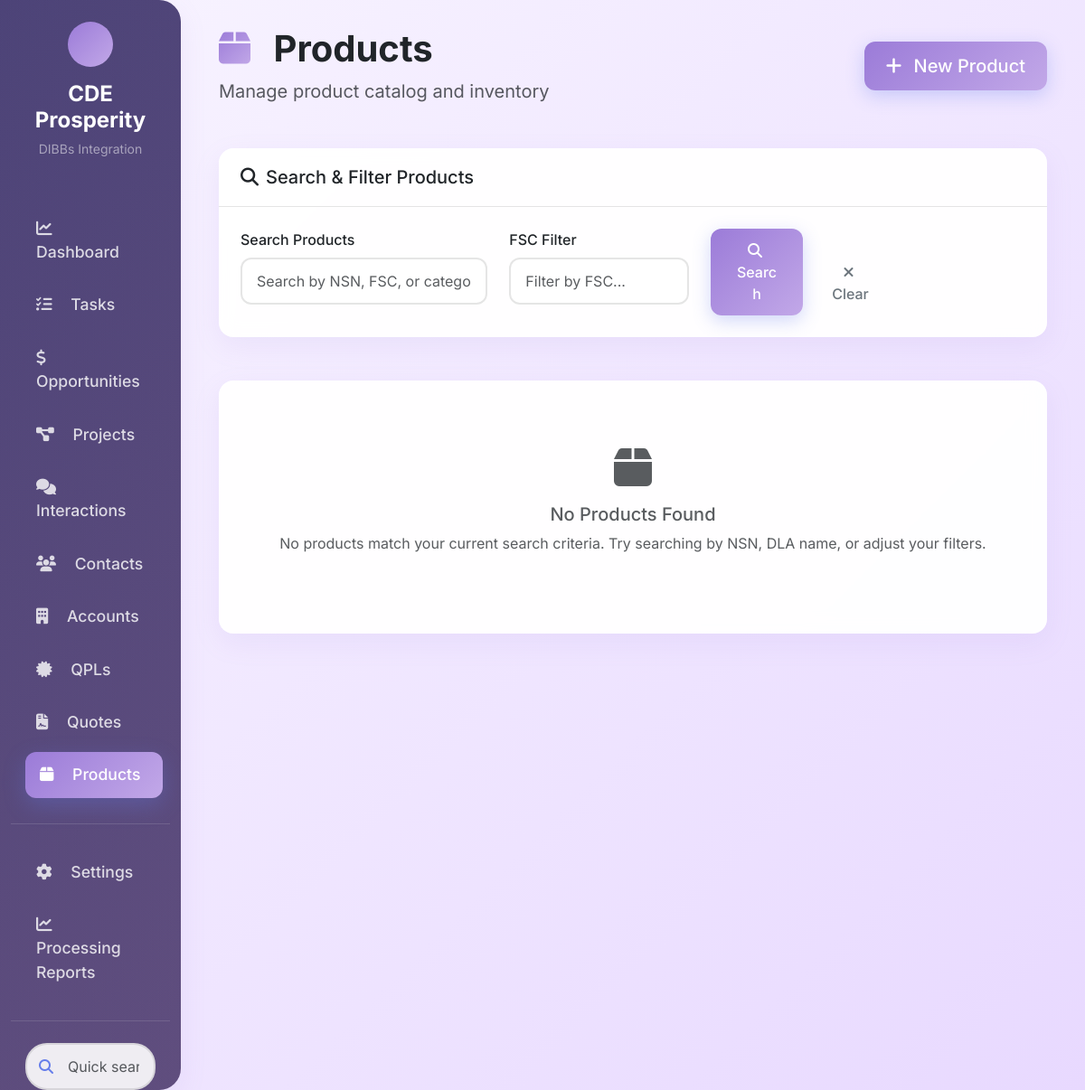
/products, run on an earlier commit of the app's database.
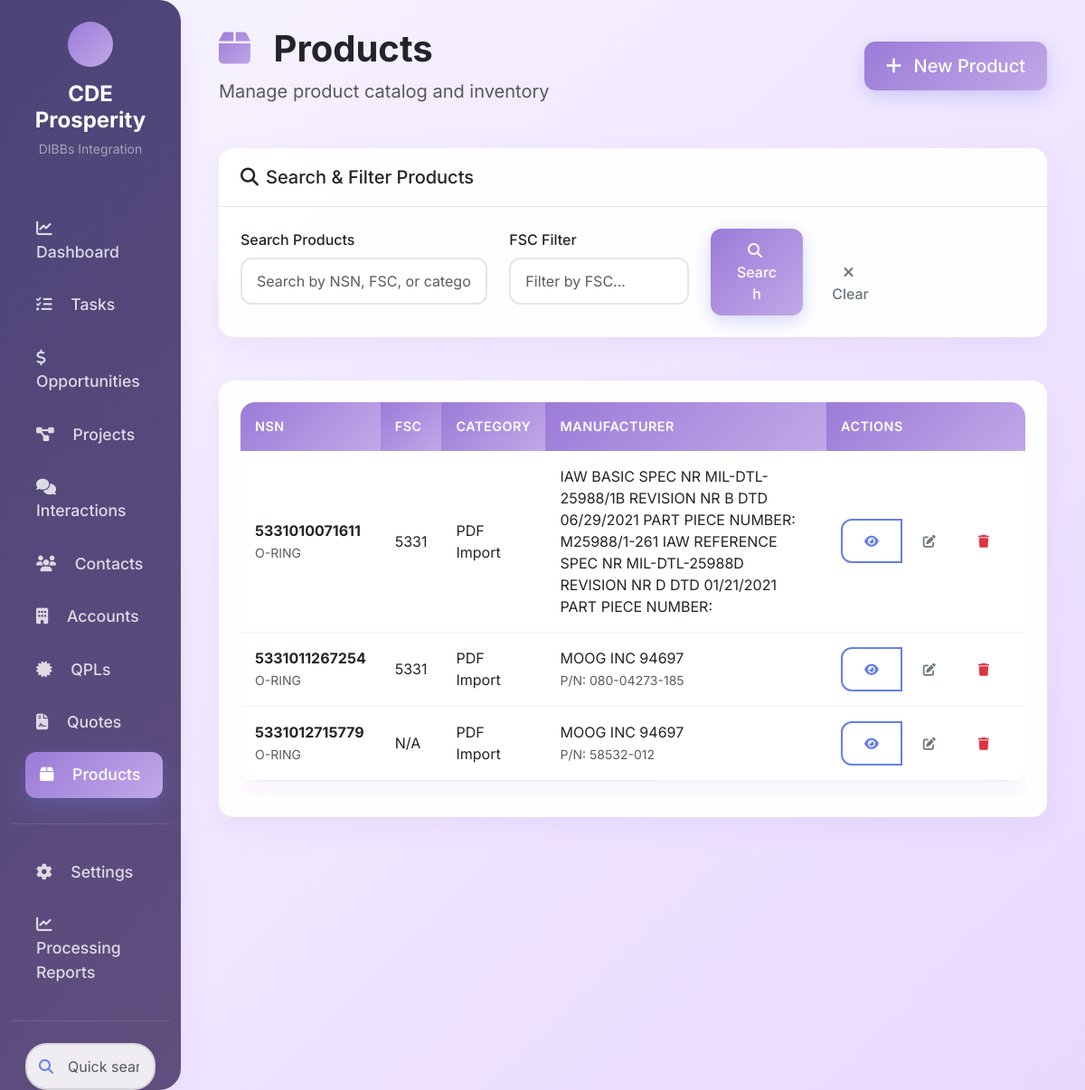
And on a later commit of the database.
### tables this page shows
CREATE TABLE "products" (
                id INTEGER PRIMARY KEY AUTOINCREMENT,
                name TEXT NOT NULL,
                product_code TEXT,
                nsn TEXT NOT NULL UNIQUE,
                fsc TEXT,
                description TEXT,
                category TEXT,
                family TEXT,
                unit_price REAL,
                cost_price REAL,
                list_price REAL,
                manufacturer TEXT,
                part_number TEXT,
                is_active BOOLEAN DEFAULT 1,
                created_date TIMESTAMP DEFAULT CURRENT_TIMESTAMP,
                modified_date TIMESTAMP DEFAULT CURRENT_TIMESTAMP
            );

### crm_app.py (the view)
@app.route('/products')
def products():
    search = request.args.get('search', '')
    category = request.args.get('category', '')
    fsc = request.args.get('fsc', '')
    page = int(request.args.get('page', 1))
    filters = {}
    if search:
        filters['search'] = search
    if category:
        filters['category'] = category
    if fsc:
        filters['fsc'] = fsc
    products_list = crm_data.get_products(filters)
    pagination = paginate_results(products_list, page)
    return render_template('products.html',
                         products=pagination['items'],
                         pagination=pagination,
                         search=search,
                         category=category,
                         fsc=fsc)

### crm_app.py (called while the page is built)
def paginate_results(data, page, per_page=10):
    total = len(data)
    start = (page - 1) * per_page
    end = start + per_page
    return {
        'items': data[start:end],
        'total': total,
        'page': page,
        'per_page': per_page,
        'pages': (total + per_page - 1) // per_page,
        'has_prev': page > 1,
        'has_next': page < (total + per_page - 1) // per_page,
        'prev_num': page - 1 if page > 1 else None,
        'next_num': page + 1 if page < (total + per_page - 1) // per_page else None
    }

### src/core/crm_data.py (called while the page is built, shortened)
    def get_products(self, filters=None, limit=None):
        query = "SELECT * FROM products WHERE is_active = 1"
        params = []
        query += " ORDER BY nsn, name"
        if limit:
            query += f" LIMIT {limit}"
        return db.execute_query(query, params if params else None)

### src/core/crm_database.py (called while the page is built)
    def execute_query(self, query, params=None):
        if params:
            cursor = self.conn.execute(query, params)
        else:
            cursor = self.conn.execute(query)
        rows = cursor.fetchall()
        return [dict(row) for row in rows]

### web/templates/products.html (shortened to what the changed rows need)
{% extends "base.html" %}
{% block content %}
<div class="container-fluid">
    <div class="d-flex justify-content-between align-items-center mb-5">
        <div>
            <h1 class="display-6 fw-bold mb-2">
                <i class="fas fa-box me-3" style="background: var(--gradient-primary); -webkit-background-clip: text; -webkit-text-fill-color: transparent; background-clip: text;"></i>
                Products
            </h1>
        </div>
    </div>
<div class="card">
    <div class="card-body">
        {% if products %}
        <div class="table-responsive">
            <table class="table table-hover">
                <thead>
                    <tr>
                        <th>NSN</th>
                        <th>FSC</th>
                        <th>Category</th>
                        <th>Manufacturer</th>
                        <th>Actions</th>
                    </tr>
                </thead>
                <tbody>
                    {% for product in products %}
                    <tr>
                        <td>
                            <strong>{{ product.nsn or 'N/A' }}</strong>
                            {% if product.description %}
                            <br><small class="text-muted">{{ (product.description or 'No description')[:80] }}{% if (product.description or '')|length > 80 %}...{% endif %}</small>
                            {% endif %}
                        </td>
                        <td>{{ product.fsc or 'N/A' }}</td>
                        <td>{{ product.category or product.name or 'N/A' }}</td>
                        <td>
                            {% if product.manufacturer %}
                                {% set mfr_parts = product.manufacturer.split(' P/N ') %}
                                {{ mfr_parts[0] }}
                                {% if mfr_parts|length > 1 %}
                                <br><small class="text-muted">P/N: {{ mfr_parts[1] }}</small>
                                {% endif %}
                            {% else %}
                                <span class="text-muted">N/A</span>
                            {% endif %}
                        </td>
                        <td>
                            <div class="btn-group btn-group-sm" role="group">
                                <button class="btn btn-outline-primary" onclick="viewProduct('{{ product.nsn }}')" title="View Product">
                                    <i class="fas fa-eye"></i>
                                </button>
                                <button class="btn btn-outline-secondary" onclick="editProduct('{{ product.nsn }}')" title="Edit Product">
                                    <i class="fas fa-edit"></i>
                                </button>
                                <button class="btn btn-outline-danger" onclick="deleteProduct('{{ product.nsn }}', '{{ product.name or product.nsn }}')" title="Delete Product">
                                    <i class="fas fa-trash"></i>
                                </button>
                            </div>
                        </td>
                    </tr>
                    {% endfor %}
                </tbody>
            </table>
        </div>
        {% else %}
        <div class="text-center py-5">
            <i class="fas fa-box fa-3x text-muted mb-3"></i>
            <h5 class="text-muted">No Products Found</h5>
            <p class="text-muted">No products match your current search criteria. Try searching by NSN, DLA name, or adjust your filters.</p>
        </div>
        {% endif %}
    </div>
</div>
{% endblock %}

What changed in the data, as far as the page shows it:
added products: nsn "5331010071611", description "O-RING", fsc "5331", category "PDF Import", manufacturer "IAW BASIC SPEC NR MIL-DTL-25988/1B REVISION NR B DTD 06/29/2021 PART PIECE NUMBER: M25988/1-261 IAW REFERENCE SPEC NR MIL-DTL-25988D REVISION NR D DTD 01/21/2021 PART PIECE NUMBER:"
added products: nsn "5331011267254", description "O-RING", fsc "5331", category "PDF Import", mfr_parts "MOOG INC 94697", mfr_parts "080-04273-185"
added products: nsn "5331012715779", description "O-RING", fsc "N/A", category "PDF Import", mfr_parts "MOOG INC 94697", mfr_parts "58532-012"
Also different on the page:
text no longer shown: "No Products Found No products match your current search criteria. Try searching by NSN, DLA name, or adjust your filters."
text now shown: "NSN FSC CATEGORY MANUFACTURER ACTIONS"
